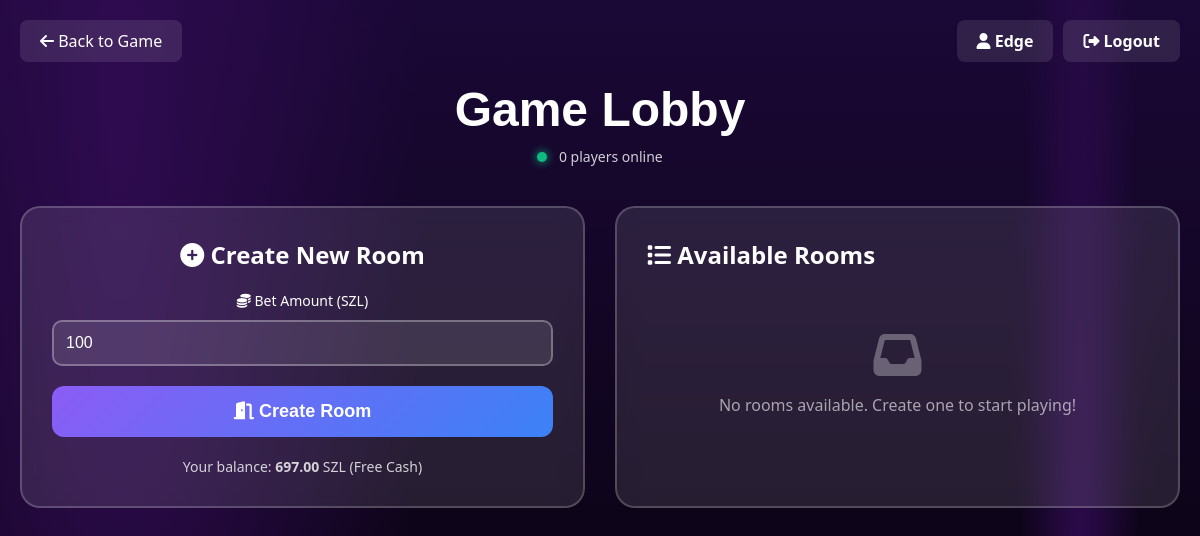
Page /lobby (signed in) on the earlier database version.
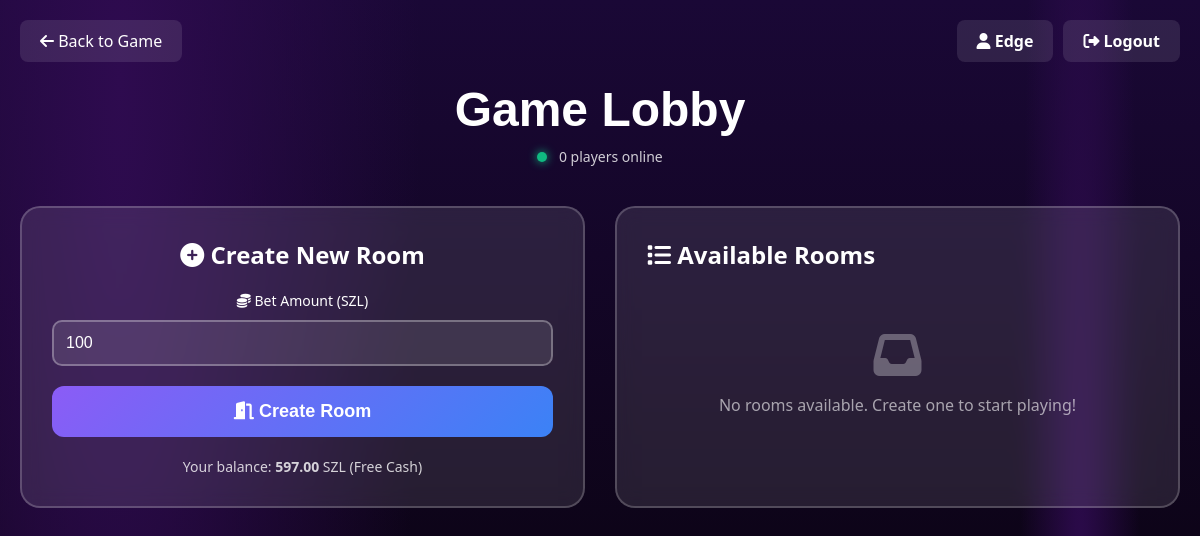
Same page on the later database version.
### database.py (models this page shows, shortened)
class Player(db.Model):
    __tablename__ = 'players'
    id = db.Column(db.Integer, primary_key=True)
    user_id = db.Column(db.Integer, db.ForeignKey('users.id'), nullable=False, unique=True)
    real_balance = db.Column(db.Float, default=0.0)
    fake_balance = db.Column(db.Float, default=0.0)
    fake_balance_expires_at = db.Column(db.DateTime)
    fake_cash_target = db.Column(db.Float, default=0.0)
    total_games = db.Column(db.Integer, default=0)
    wins = db.Column(db.Integer, default=0)
    losses = db.Column(db.Integer, default=0)
    total_wagered = db.Column(db.Float, default=0.0)
    total_winnings = db.Column(db.Float, default=0.0)
    created_at = db.Column(db.DateTime, default=datetime.utcnow)
    updated_at = db.Column(db.DateTime, default=datetime.utcnow, onupdate=datetime.utcnow)
    bet_sessions = db.relationship('BetSession',
                                   foreign_keys='BetSession.player_id',
                                   backref='player',
                                   lazy='dynamic')
    rooms_as_player1 = db.relationship('GameRoom',
                                       primaryjoin='Player.user_id==GameRoom.player1_id',
                                       foreign_keys='GameRoom.player1_id',
                                       backref='player1_user',
                                       lazy='dynamic')
    rooms_as_player2 = db.relationship('GameRoom',
                                       primaryjoin='Player.user_id==GameRoom.player2_id',
                                       foreign_keys='GameRoom.player2_id',
                                       backref='player2_user',
                                       lazy='dynamic')
    def is_fake_cash_valid(self):
        if self.fake_balance_expires_at is None:
            return False
        return datetime.utcnow() < self.fake_balance_expires_at
    def award_free_cash(self):
        from config import GameConfig
        self.fake_balance = GameConfig.get_random_free_cash()
        self.fake_cash_target = GameConfig.get_random_free_target()
        self.fake_balance_expires_at = datetime.utcnow() + GameConfig.get_free_cash_expiry()
        db.session.commit()

### app.py (the view)
@app.route("/lobby")
def lobby():
    from database import get_player_by_user_id, Player
    user_id = session.get('user_id')
    user_balance = 0
    if user_id:
        player = get_player_by_user_id(user_id)
        if player:
            if not player.is_fake_cash_valid() or player.fake_balance <= 0:
                player.award_free_cash()
                db.session.commit()
            user_balance = player.fake_balance
    return render_template("lobby.html", user_balance=user_balance)

### config.py (called while the page is built)
    @staticmethod
    def get_random_free_cash():
        return random.randint(GameConfig.FREE_CASH_MIN, GameConfig.FREE_CASH_MAX)

    @staticmethod
    def get_random_free_target():
        return random.randint(GameConfig.FREE_CASH_TARGET_MIN, GameConfig.FREE_CASH_TARGET_MAX)

    @staticmethod
    def get_free_cash_expiry():
        return timedelta(hours=GameConfig.FREE_CASH_DURATION_HOURS)

### database.py (called while the page is built)
def get_player_by_user_id(user_id):
    return Player.query.filter_by(user_id=user_id).first()

### templates/lobby.html (shortened to what this page needs)
<!DOCTYPE html>
<html lang="en">
<head>
    <link rel="stylesheet" href="{{ url_for('static', filename='css/style.css') }}">
    <link rel="stylesheet" href="https://cdnjs.cloudflare.com/ajax/libs/font-awesome/6.4.0/css/all.min.css">
</head>
<body>
    <div class="lobby-container">
        <div class="header-controls">
            {% if session.get('user_id') %}
                <span class="username-display">
                    <i class="fa-solid fa-user"></i> {{ session.get('username') }}
                </span>
                <a href="{{ url_for('auth.logout') }}" class="logout-btn">
                    <i class="fa-solid fa-right-from-bracket"></i> Logout
                </a>
            {% else %}
                <a href="{{ url_for('auth.login', next='/lobby') }}" class="login-btn">
                    <i class="fa-solid fa-right-to-bracket"></i> Login
                </a>
            {% endif %}
        </div>
        <a href="{{ url_for('index') }}" class="back-link">
            <i class="fa-solid fa-arrow-left"></i> Back to Game
        </a>
        <div class="lobby-header">
            <h1>Game Lobby</h1>
            <p class="player-count">
                <span class="status-indicator status-online"></span>
                <span id="online-count">0</span> players online
            </p>
        </div>
        <div class="lobby-grid">
            <div class="lobby-card create-room-section">
                <h2><i class="fa-solid fa-plus-circle"></i> Create New Room</h2>
                <div class="bet-input-group">
                    <label for="bet-amount">
                        <i class="fa-solid fa-coins"></i> Bet Amount (SZL)
                    </label>
                    <input type="number" id="bet-amount" placeholder="Enter bet amount" min="0" step="0.01" value="100">
                </div>
                <button class="create-room-btn" id="create-room-btn">
                    <i class="fa-solid fa-door-open"></i> Create Room
                </button>
                <div class="player-count" style="margin-top: 20px;">
                    Your balance: <strong id="user-balance">{{ "%.2f"|format(user_balance) }}</strong> SZL (Free Cash)
                </div>
            </div>
            <div class="lobby-card">
                <h2><i class="fa-solid fa-list"></i> Available Rooms</h2>
                <div id="room-list" class="room-list">
                    <div class="empty-state">
                        <i class="fa-solid fa-inbox"></i>
                        <p>No rooms available. Create one to start playing!</p>
                    </div>
                </div>
            </div>
        </div>
    </div>
</body>
</html>

Differences in the rows shown:
changed Player: fake_balance "697.00" → "597.00"
